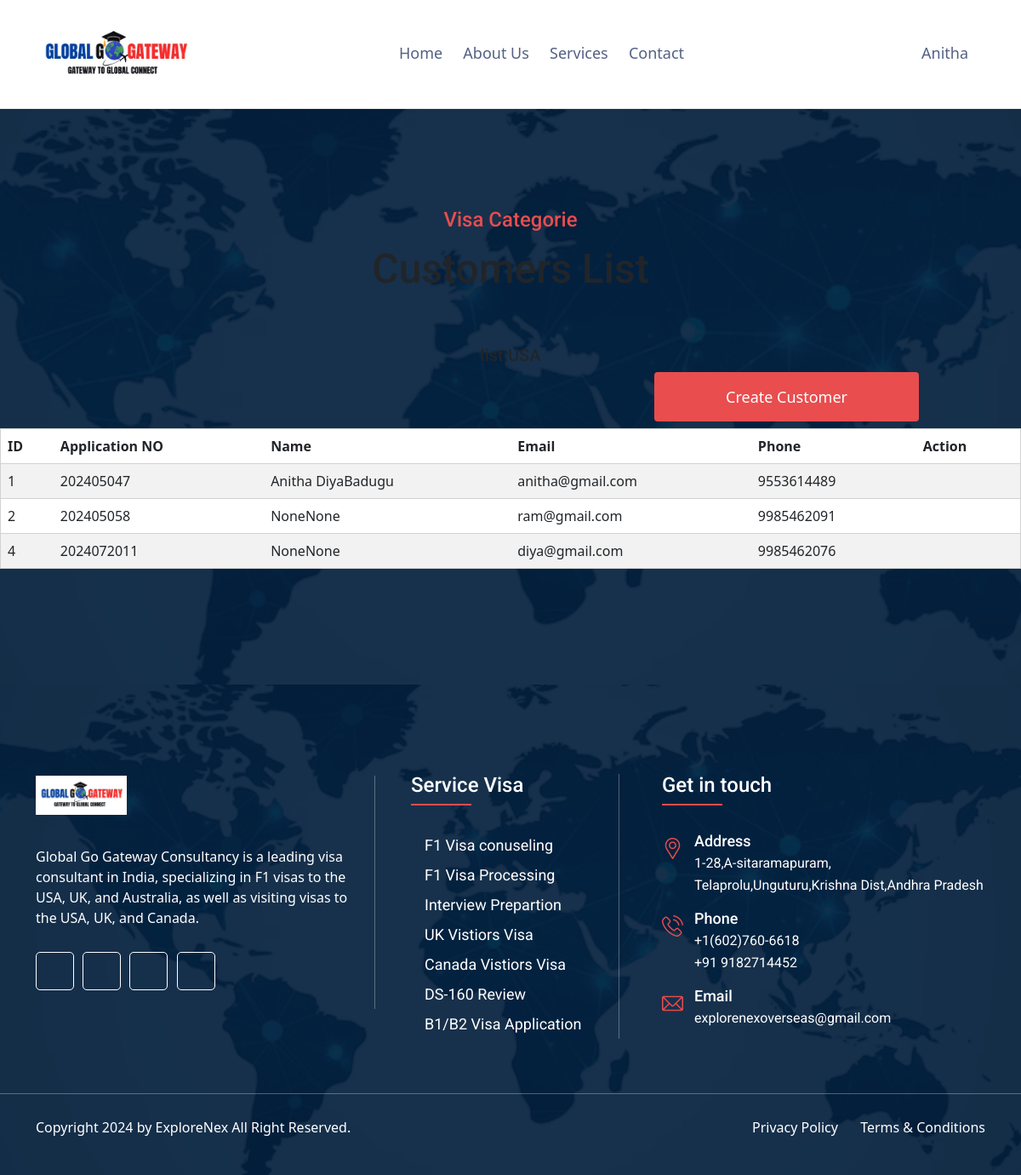
/visa_application_list/USA/visit/ (signed in), run on the app's committed database.
### app/models.py (models this page shows, shortened)
class Users(AbstractBaseUser, PermissionsMixin):
    email = models.EmailField(unique=True)
    username = models.CharField(max_length=100, unique=True)
    phone = models.CharField(max_length=20, unique=True)
    first_name = models.CharField(max_length=100, blank=True, null=True)
    last_name = models.CharField(max_length=100, blank=True, null=True)
    date_of_birth = models.DateField(blank=True, null=True)
    profile_image = models.ImageField(upload_to='profile_images/', blank=True, null=True)
    referal_code  = models.CharField(max_length=100,blank=True, null=True)
    pincode = models.IntegerField(blank=True, null=True)
    address = models.TextField(blank=True, null=True)
    videos_show = models.BooleanField(default=True)
    created_at = models.DateTimeField(auto_now_add=True)
    updated_at = models.DateTimeField(auto_now=True)
    VISIBLE = True
    HIDDEN = False
    VISIBILITY_CHOICES = [
        (VISIBLE, 'Visible'),
        (HIDDEN, 'Hidden'),
    ]
    videos_show = models.BooleanField(choices=VISIBILITY_CHOICES, default=VISIBLE)
    is_active = models.BooleanField(default=True)
    is_staff = models.BooleanField(default=False)
    USERNAME_FIELD = 'email'
    REQUIRED_FIELDS = ['username', 'phone']
    objects = UserManager()
    role = models.CharField(choices=user_roles,max_length=100,null=True,blank=True,default='admin')

class VisaApplication(models.Model):
    applicationNo = models.IntegerField()
    phone_number_two = models.CharField(max_length=13, blank=True, null=True)
    upload_passport_front = models.ImageField(upload_to='visaapplication/', blank=True, null=True)
    upload_passport_back = models.ImageField(upload_to='visaapplication/', blank=True, null=True)
    aadhar_front = models.ImageField(upload_to='visaapplication/', blank=True, null=True)
    aadhar_back = models.ImageField(upload_to='visaapplication/', blank=True, null=True)
    country = models.CharField(max_length=13, blank=True, null=True, default='')
    visa_type = models.CharField(max_length=13, blank=True, null=True, default='')
    phone_number_two = models.CharField(max_length=13, blank=True, null=True)
    user = models.ForeignKey('Users', models.DO_NOTHING, null=False,blank=False,db_column='user_visa_application_id')
    class Meta:
        managed = True
        db_table = 'visa_application'

### app/views.py (the view)
# urls.py: path('visa_application_list/<str:countery_name>/<str:visatype>/',visa_application_list, name="visa_application_list"),
@login_required
def visa_application_list(request,countery_name,visatype):
    context = {}
    try:
        context['countryvisa'] = {'country_name': countery_name, 'visa_type': visatype}
        context['application'] = VisaApplication.objects.filter(user__referal_code = request.user.referal_code,country=countery_name,visa_type=visatype).values(
            'id','applicationNo','user__first_name','user__last_name','user__email','user__phone','user__id'
        )
        return render(request, 'uifiles/application_list.html',context)
    except template.TemplateDoesNotExist:
        html_template = loader.get_template('uifiles/page-404.html')
        return HttpResponse(html_template.render(context, request))
    except:
        html_template = loader.get_template('uifiles/page-500.html')
        return HttpResponse(html_template.render(context, request))

### templates/uifiles/application_list.html
{% extends 'uifiles/base.html' %}
{% load static %}
{% block content %}
<section class="contactSection02 login-section">
    <div class="col-lg-12 text-center">
        <div>
            <h5 class="subTitle">Visa Categorie</h5>
            <h2 class="secTitle">Customers List</h2>
            <h5>list:{{ countryvisa.country_name }}</h5>
        </div>
        <div class="m-auto d-flex justify-content-end" style="width:80%">
            <button type="button"  class="immiPressBtn">
                <a class="immiPressBtn" href="/signup/{{ countryvisa.country_name }}/{{ countryvisa.visa_type }}/"><span>create customer</span></a>
            </button>
        </div>
    </div>
    <div class="container-fluid mt-2">
        <div class="row">
            <div class="col-lg-12 col-md-12 d-flex justify-content-center">
               <div>
                <table id="visa-applications-table" class="table table-striped" style="width:1200px">
                    <thead>
                        <tr>
                            <th>ID</th>
                            <th>Application NO</th>
                            <th>Name</th>
                            <th>Email</th>
                            <th>Phone</th>
                            <th>Action</th>
                        </tr>
                    </thead>
                    <tbody>
                        {% for item in  application %}
                        <tr>
                            <td>{{item.id}}</td>
                            <td>{{item.applicationNo}}</td>
                            <td>{{item.user__first_name}}{{item.user__last_name}}</td>
                            <td>{{item.user__email}}</td>
                            <td>{{item.user__phone}}</td>
                            <td class="text-center"><a href="/visa_application/{{item.user__id}}/"> <i class="fa-solid fa-pencil"></i></a></td>
                        </tr>
                        {% endfor %}
                    </tbody>
                </table>
               </div>
            </div>
        </div>
    </div>
</section>
{% endblock %}

### templates/uifiles/base.html (shortened to what this page needs)
{% load static %}
<!DOCTYPE html>
<html class="no-js" lang="en">
    <head>
        <link rel="stylesheet" href="{% static 'assets/css/bootstrap.css' %}">
        <link rel="stylesheet" href="{% static 'assets/css/animate.css' %}">
        <link rel="stylesheet" href="{% static 'assets/css/fontawesome-all.css' %}">
        <link rel="stylesheet" href="{% static 'assets/css/flaticon.css' %}">
        <link rel="stylesheet" href="{% static 'assets/css/owl.theme.default.min.css' %}">
        <link rel="stylesheet" href="{% static 'assets/css/owl.carousel.min.css' %}">
        <link rel="stylesheet" href="{% static 'assets/css/lightcase.css' %}">
        <link rel="stylesheet" href="{% static 'assets/css/nice-select.css' %}">
        <link rel="stylesheet" href="{% static 'assets/css/main.css' %}">
        <link rel="stylesheet" href="{% static 'assets/css/stepform.css' %}">
        <link rel="stylesheet" href="{% static 'assets/css/model.css' %}">
        <link rel="stylesheet" type="text/css" href="https://cdn.datatables.net/2.0.3/css/dataTables.bootstrap5.css">
        <link rel="stylesheet" type="text/css" href="https://cdnjs.cloudflare.com/ajax/libs/twitter-bootstrap/5.3.0/css/bootstrap.min.css">
        <link rel="stylesheet" type="text/css" href="https://cdn.datatables.net/buttons/2.2.2/css/buttons.dataTables.min.css">
    </head>
    <body>
        <header class="header03 isSticky">
            <div class="container">
                <div class="row">
                    <div class="col-lg-12">
                        <div class="header01Inner">
                            <div class="logo01" >
                                <a href="index.html">
                                    <img src="{% static 'assets/images/bg/logo.gif' %}" style="height: 80px;" alt="ImmiPress"/>
                                </a>
                            </div>
                            <div>
                                <nav class="mainMenu">
                                    <ul class="sub-menu">
                                        <li><a href="/">Home</a></li>
                                        <li><a href="/about/">About Us</a></li>
                                        <li><a href="/services/">Services</a></li>
                                        <li><a href="/contactus/">Contact</a></li>
                                    </ul>
                                </nav>
                            </div>
                            <div>
                                <nav class="mainMenu">
                                    <ul class="sub-menu">
                                        <li class="">
                                            {% if request.user.is_authenticated %}
                                            <a href=""><i class="fas fa-brands fa-user"></i>&nbsp;{{ request.user.username }}</a>
                                            {% else %}
                                            <a href="/login/" style="font-weight: 400; font-size: medium;"><i class="fas fa-brands fa-user">&nbsp;Login</i></a>
                                            {% endif %}
                                        </li>
                                    </ul>
                                </nav>
                            </div>
                        </div>
                    </div>
                </div>
            </div>
        </header>
        {% block content %}
        {% endblock %}
        <footer class="footer_02"  style="background-image:url(../../static/assets/images/bg/login-bg.png);">
            <div class="container">
                <div class="row">
                    <div class="col-lg-4 col-md-5">
                        <aside class="aboutWidget">
                            <a href="index.html"><img src="{% static 'assets/images/bg/logo.gif' %}" alt="ImmiPress"/></a>
                           <p>Global Go Gateway Consultancy is a leading visa consultant in India, specializing in F1 visas to the USA, UK, and Australia, as well as visiting visas to the USA, UK, and Canada.</p>
                            <div class="abSocial">
                                <a href="javascript:void(0);"><i class="fa-brands fa-facebook-f"></i></a>
                                <a href="javascript:void(0);"><i class="fa-brands fa-twitter"></i></a>
                                <a href="javascript:void(0);"><i class="fa-brands fa-instagram"></i></a>
                                <a href="javascript:void(0);"><i class="fa-brands fa-dribbble"></i></a>
                            </div>
                        </aside>
                    </div>
                    <div class="col-lg-4 col-md-7">
                        <aside class="widget serviceMenu">
                            <h3 class="widgetTitle">Service Visa</h3>
                            <ul class="menu">
                                <li><a href="/services/">F1 Visa conuseling</a></li>
                                <li><a href="/services/">F1 Visa Processing</a></li>
                                <li><a href="/services/">Interview Prepartion</a></li>
                                <li><a href="/services/">UK Vistiors Visa</a></li>
                                <li><a href="/services/">Canada Vistiors Visa</a></li>
                                <li><a href="/services/">DS-160 Review</a></li>
                                <li><a href="/services/">B1/B2 Visa Application </a></li>
                            </ul>
                        </aside>
                    </div>
                    <div class="col-lg-4 col-md-6">
                        <aside class="contactWidget">
                            <h3 class="widgetTitle">Get in touch</h3>
                            <div class="iconBox01">
                                <div class="ibBox"><i class="flaticon-placeholder"></i></div>
                                <h3 class="ibTitle">Address</h3>
                                <p>1-28,A-sitaramapuram,<br>Telaprolu,Unguturu,Krishna Dist,Andhra Pradesh</p>
                            </div>
                            <div class="iconBox01">
                                <div class="ibBox"><i class="flaticon-phone-call"></i></div>
                                <h3 class="ibTitle">Phone</h3>
                                <p>+1(602)760-6618<br>+91 9182714452</p>
                            </div>
                            <div class="iconBox01">
                                <div class="ibBox"><i class="flaticon-email-1"></i></div>
                                <h3 class="ibTitle">Email</h3>
                                <p>explorenexoverseas@gmail.com</p>
                            </div>
                        </aside>
                    </div>
                </div>
            </div>
            <div class="container-fluid">
                <div class="row">
                    <div class="col-lg-12"><div class="brhr"></div></div>
                </div>
            </div>
            <div class="container">
                <div class="row">
                    <div class="col-md-6">
                        <p class="copyright">Copyright 2024 by ExploreNex All Right Reserved.</p>
                    </div>
                    <div class="col-md-6">
                        <div class="crMenu">
                            <ul class="menu">
                                <li><a href="javascript:void(0);">Privacy Policy</a></li>
                                <li><a href="javascript:void(0);">Terms & Conditions</a></li>
                            </ul>
                        </div>
                    </div>
                </div>
            </div>
        </footer>
    </body>
</html>

### static/assets/css/stepform.css (style rules this page uses)
h2 { margin: 0; }
.text-center { text-align: center; }

### data on the page
Users: user.username "Anitha"
VisaApplication: id "1", applicationNo "202405047", user__first_name "Anitha Diya", user__last_name "Badugu", user__email "anitha@gmail.com", user__phone "9553614489"
VisaApplication: id "2", applicationNo "202405058", user__first_name "None", user__last_name "None", user__email "ram@gmail.com", user__phone "9985462091"
VisaApplication: id "4", applicationNo "2024072011", user__first_name "None", user__last_name "None", user__email "diya@gmail.com", user__phone "9985462076"
